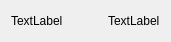
<?xml version="1.0" encoding="UTF-8"?>
<ui version="4.0">
 <class>ReportListItemWidget</class>
 <widget class="QWidget" name="ReportListItemWidget">
  <property name="geometry">
   <rect>
    <x>0</x>
    <y>0</y>
    <width>171</width>
    <height>41</height>
   </rect>
  </property>
  <property name="windowTitle">
   <string>Form</string>
  </property>
  <layout class="QGridLayout" name="gridLayout">
   <item row="0" column="0">
    <widget class="QLabel" name="dayLabel">
     <property name="text">
      <string>TextLabel</string>
     </property>
    </widget>
   </item>
   <item row="0" column="1">
    <spacer name="horizontalSpacer">
     <property name="orientation">
      <enum>Qt::Horizontal</enum>
     </property>
     <property name="sizeHint" stdset="0">
      <size>
       <width>40</width>
       <height>20</height>
      </size>
     </property>
    </spacer>
   </item>
   <item row="0" column="2">
    <widget class="QLabel" name="dateLabel">
     <property name="text">
      <string>TextLabel</string>
     </property>
    </widget>
   </item>
  </layout>
 </widget>
 <resources/>
 <connections/>
</ui>
